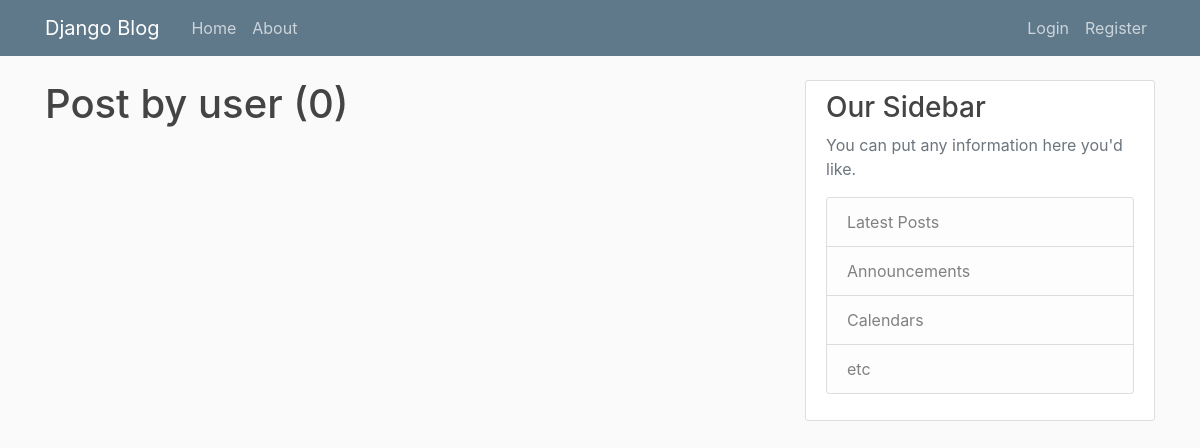
/user/user, run on an earlier commit of the app's database.
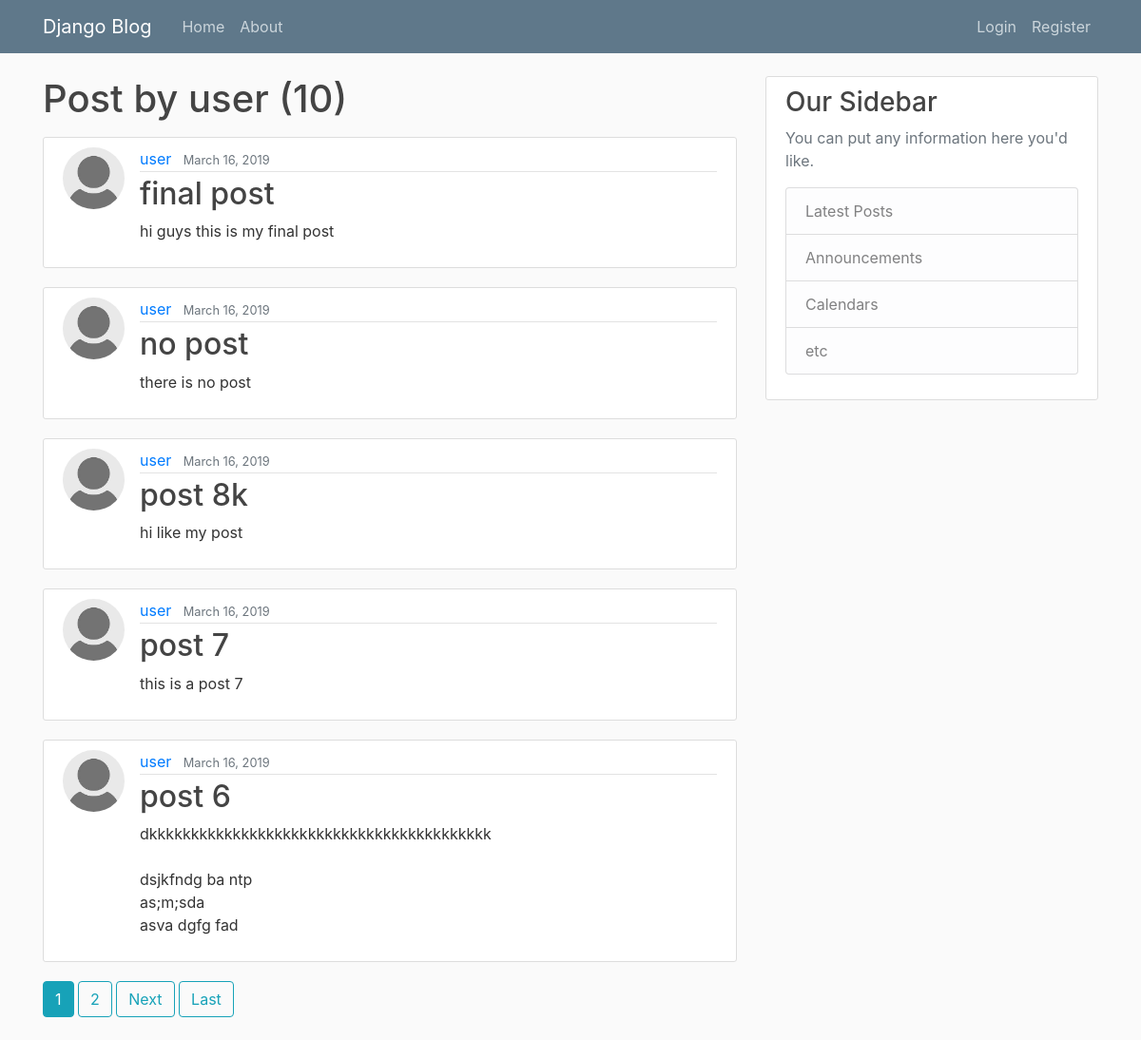
And on a later commit of the database.
### blog/models.py (models this page shows, shortened)
class Post(models.Model):
    title = models.CharField(max_length=100)
    content = models.TextField()
    date_posted = models.DateTimeField(default=timezone.now)
    author = models.ForeignKey(User, on_delete=models.CASCADE)

### users/models.py (models this page shows, shortened)
class profile(models.Model):
    user = models.OneToOneField(User,on_delete=models.CASCADE)
    image = models.ImageField(default="default.jpg" , upload_to='profile_pics')

### blog/views.py (the view)
# urls.py: path('user/<str:username>', UserPostListView.as_view(), name='user-posts'),
class UserPostListView(ListView):
    model = Post
    template_name = 'blog/user_posts.html'
    context_object_name = 'posts'
    paginate_by = 5
    def get_queryset(self):
        user = get_object_or_404(User , username=self.kwargs.get('username'))
        return Post.objects.filter(author=user).order_by('-date_posted')

### blog/templates/blog/user_posts.html (shortened to what this page needs)
{% extends 'blog/base.html' %}
{% block content %}
    <h1 class="mb-3" >Post by {{view.kwargs.username}} ({{page_obj.paginator.count}})</h1>
    {% for post in posts %}
        <article class="media content-section">
            <img class="rounded-circle article-img" src="{{ post.author.profile.image.url }}">
            <div class="media-body">
                <div class="article-metadata">
                    <a class="mr-2" href="{% url 'user-posts' post.author.username %}">{{ post.author }}</a>
                    <small class="text-muted">{{ post.date_posted|date:"F d, Y" }}</small>
                </div>
                <h2><a class="article-title" href="{% url 'post-detail' post.id%}">{{ post.title }}</a></h2>
                <p class="article-content">{{ post.content }}</p>
            </div>
        </article>
    {% endfor %}
    {% if is_paginated %}
        {% for num in page_obj.paginator.page_range %}
            {% if page_obj.number == num %}
            <a  class="btn btn-info mb-4" href="?page={{ num }}">{{ num }}</a>
            {% elif num > page_obj.number|add:'-3' and num < page_obj.number|add:'3'%}
            <a  class="btn btn-outline-info mb-4" href="?page={{ num }}">{{ num }}</a>
            {% endif %}
        {% endfor %}
        {% if page_obj.has_next%}
            <a  class="btn btn-outline-info mb-4" href="?page={{ page_obj.next_page_number }}">Next</a>
            <a  class="btn btn-outline-info mb-4" href="?page={{ page_obj.paginator.num_pages }}">Last</a>
        {% endif %}
    {% endif %}
{% endblock content %}

### blog/templates/blog/base.html (shortened to what this page needs)
{% load static %}
<!DOCTYPE html>
<html>
<head>
    <link rel="stylesheet" href="https://stackpath.bootstrapcdn.com/bootstrap/4.1.3/css/bootstrap.min.css">
    <link rel="stylesheet" type="text/css" href="{% static 'blog/main.css' %}" >
</head>
<body>
    <header class="site-header">
        <nav class="navbar navbar-expand-md navbar-dark bg-steel fixed-top">
            <div class="container">
                <a class="navbar-brand mr-4" href="{% url 'blog-home' %}">Django Blog</a>
                <div class="collapse navbar-collapse" id="navbarToggle">
                    <div class="navbar-nav mr-auto">
                        <a class="nav-item nav-link" href="{% url 'blog-home' %}">Home</a>
                        <a class="nav-item nav-link" href="{% url 'blog-about' %}">About</a>
                    </div>
                    <div class="navbar-nav">
                        {% if user.is_authenticated %}
                            <a class="nav-item nav-link" href="{% url 'post-create' %}">New Post</a>
                            <a class="nav-item nav-link" href="{% url 'logout' %}">Logout</a>
                            <a class="nav-item nav-link" href="{% url 'profile' %}">Profile</a>
                        {% else %}
                            <a class="nav-item nav-link" href="{% url 'login' %}">Login</a>
                            <a class="nav-item nav-link" href="{% url 'register'  %}">Register</a>
                        {% endif %}
                    </div>
                </div>
            </div>
        </nav>
    </header>
    <main role="main" class="container">
        <div class="row">
            <div class="col-md-8">
                {% block content %}{% endblock %}
            </div>
            <div class="col-md-4">
                <div class="content-section">
                    <h3>Our Sidebar</h3>
                    <p class='text-muted'>You can put any information here you'd like.
                        <ul class="list-group">
                        <li class="list-group-item list-group-item-light">Latest Posts</li>
                        <li class="list-group-item list-group-item-light">Announcements</li>
                        <li class="list-group-item list-group-item-light">Calendars</li>
                        <li class="list-group-item list-group-item-light">etc</li>
                    </ul>
                    </p>
                </div>
            </div>
        </div>
    </main>
</body>
</html>

### blog/static/blog/main.css (style rules this page uses)
body { background: #fafafa; color: #333333; margin-top: 5rem; }
h1, h2, h3, h4, h5, h6 { color: #444444; }
ul { margin: 0; }
.bg-steel { background-color: #5f788a; }
.site-header .navbar-nav .nav-link { color: #cbd5db; }
.content-section { background: #ffffff; padding: 10px 20px; border: 1px solid #dddddd; border-radius: 3px; margin-bottom: 20px; }
.article-title { color: #444444; }
.article-content { white-space: pre-line; }
.article-img { height: 65px; width: 65px; margin-right: 16px; }
.article-metadata { padding-bottom: 1px; margin-bottom: 4px; border-bottom: 1px solid #e3e3e3 }

What changed in the data, as far as the page shows it:
added Post: author.profile.image (placeholder picture), author "user", date_posted "March 16, 2019", title "final post", content "hi guys this is my final post"
added Post: author.profile.image (placeholder picture), author "user", date_posted "March 16, 2019", title "no post", content "there is no post"
added Post: author.profile.image (placeholder picture), author "user", date_posted "March 16, 2019", title "post 8k", content "hi like my post"
added Post: author.profile.image (placeholder picture), author "user", date_posted "March 16, 2019", title "post 7", content "this is a post 7"
added Post: author.profile.image (placeholder picture), author "user", date_posted "March 16, 2019", title "post 6", content "dkkkkkkkkkkkkkkkkkkkkkkkkkkkkkkkkkkkkkkkkk dsjkfndg ba ntp as;m;sda asva dgfg fad"
Also different on the page:
{{ page_obj.paginator.count }}: "0" → "10"
new list line: "1"
new list line: "2"
text now shown: "Next Last"
